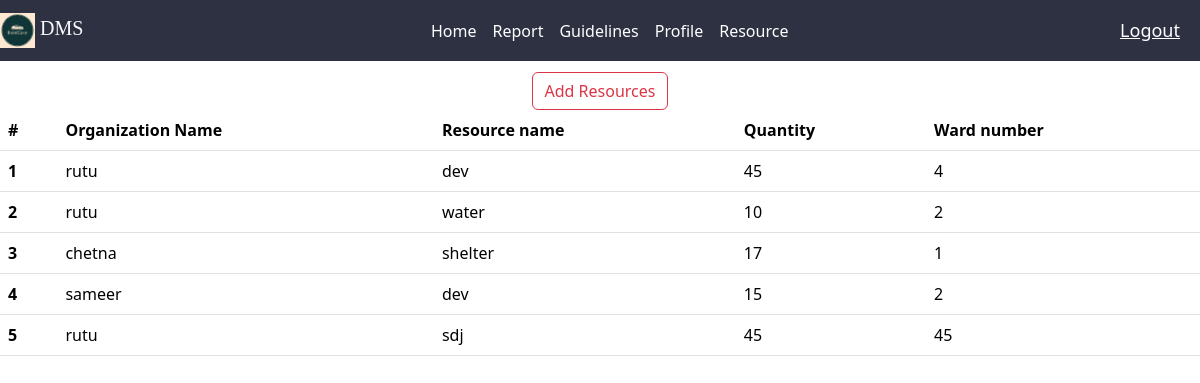
Page /resource/ (signed in) on the committed database.
### DmsApp/models.py (models this page shows, shortened)
class Resources(models.Model):
    org_name=models.ForeignKey(Organization,on_delete=models.CASCADE)
    resource_name=models.CharField(max_length=30)
    quantity=models.IntegerField()
    ward=models.IntegerField()

class Organization(models.Model):
    LEVEL=(
        ('Local','Local'),('National','National'),('International','International'),('Regional','Regional'),
    )
    org_name = models.OneToOneField(User,on_delete=models.CASCADE)
    domain = models.CharField(max_length=100)
    location = models.CharField(max_length=100)
    level = models.CharField(max_length=20, choices=LEVEL)
    def __str__(self):
        return self.org_name.username

### DmsApp/views.py (the view)
# urls.py: path('resource/',resource,name='resource'),
@login_required(login_url='login')
def resource(request):
    all_rec=Resources.objects.all()
    context={'resource' : all_rec}
    return render(request,'resource.html',context)

### DmsApp/templates/resource.html
{% extends 'main.html' %}
{% block content %}
{% if user.organization %}
<center><a href="{%url 'add_resource' %}" class="btn btn-outline-danger" >Add Resources </a></center>
{%endif%}
<table class="table">
  <thead>
    <tr>
      <th scope="col">#</th>
      <th scope="col">Organization Name</th>
      <th scope="col">Resource name</th>
      <th scope="col">Quantity</th>
      <th scope="col">Ward number</th>
    </tr>
  </thead>
  <tbody>
    <tr>
    {% for i in resource %}
    <tr>
      <th scope="row">{{i.id}}</th>
      <td>{{i.org_name}}</td>
      <td>{{i.resource_name}}</td>
      <td>{{i.quantity}}</td>
      <td>{{i.ward}}</td>
    </tr>
    {% endfor %}
    </tr>
</tbody>
</table>
{% endblock %}

### rows in the picture
Resources: id "1", org_name "rutu", resource_name "dev", quantity "45", ward "4"
Resources: id "2", org_name "rutu", resource_name "water", quantity "10", ward "2"
Resources: id "3", org_name "chetna", resource_name "shelter", quantity "17", ward "1"
Resources: id "4", org_name "sameer", resource_name "dev", quantity "15", ward "2"
Resources: id "5", org_name "rutu", resource_name "sdj", quantity "45", ward "45"
